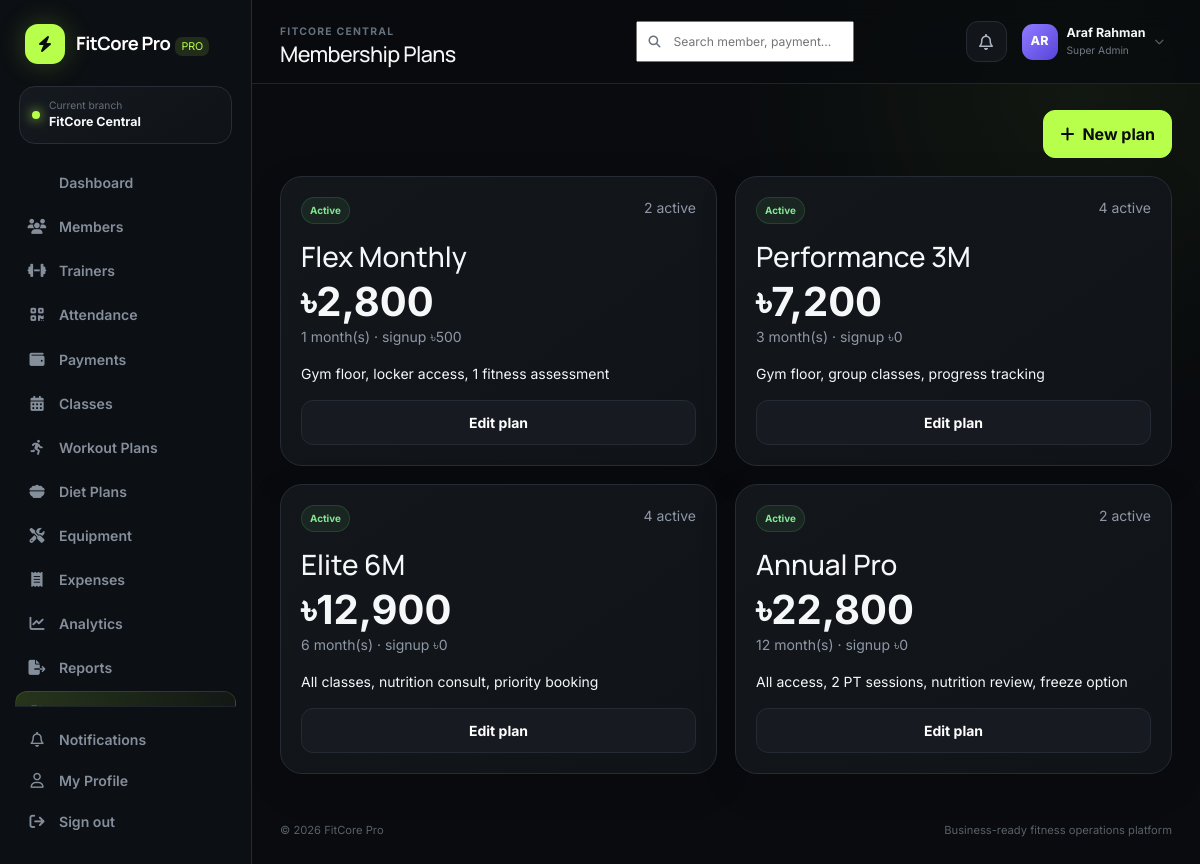
Screenshot of /app/plans.php (signed in) with the database file from the repository.
### tables this page shows
CREATE TABLE branches (
  id INT UNSIGNED AUTO_INCREMENT PRIMARY KEY,
  name VARCHAR(120) NOT NULL,
  code VARCHAR(20) NOT NULL UNIQUE,
  address VARCHAR(255), phone VARCHAR(40),
  status ENUM('active','inactive') DEFAULT 'active',
  created_at TIMESTAMP DEFAULT CURRENT_TIMESTAMP
);

CREATE TABLE membership_plans (
  id INT UNSIGNED AUTO_INCREMENT PRIMARY KEY,
  branch_id INT UNSIGNED NULL,
  name VARCHAR(100) NOT NULL,
  duration_months INT NOT NULL,
  price DECIMAL(12,2) NOT NULL DEFAULT 0,
  signup_fee DECIMAL(12,2) NOT NULL DEFAULT 0,
  features TEXT,
  status ENUM('active','inactive') DEFAULT 'active',
  FOREIGN KEY (branch_id) REFERENCES branches(id) ON DELETE CASCADE
);

### config/app.php (called while the page is built, shortened)
<?php
function env(string $key, ?string $default = null): ?string {
    $value = getenv($key);
    return $value === false ? $default : $value;
}
function app_base_path(): string {
    static $base = null;
    if ($base !== null) return $base;
    $forced = env('APP_BASE_PATH');
    $projectRoot = realpath(dirname(__DIR__)) ?: dirname(__DIR__);
    $docRoot = realpath($_SERVER['DOCUMENT_ROOT'] ?? '') ?: ($_SERVER['DOCUMENT_ROOT'] ?? '');
    if ($docRoot && str_starts_with(str_replace('\\','/',$projectRoot), str_replace('\\','/',$docRoot))) {
        $relative = trim(str_replace('\\','/', substr($projectRoot, strlen($docRoot))), '/');
        return $base = $relative ? '/' . $relative : '';
    }
    return $base = '';
}
function url(string $path = ''): string {
    return app_base_path() . ($path ? '/' . ltrim($path, '/') : '');
}

### includes/functions.php (called while the page is built, shortened)
<?php
require_once __DIR__ . '/../config/database.php';
function e(?string $value): string { return htmlspecialchars($value ?? '', ENT_QUOTES, 'UTF-8'); }
function initials(string $name): string { $p=preg_split('/\s+/', trim($name)); return strtoupper(substr($p[0]??'U',0,1).substr($p[1]??'',0,1)); }
function query_value(string $sql, array $params=[]): mixed {
    $s=db()->prepare($sql); $s->execute($params); return $s->fetchColumn();
}
function query_all(string $sql, array $params=[]): array {
    $s=db()->prepare($sql); $s->execute($params); return $s->fetchAll();
}
function setting(string $key, mixed $default=null): mixed {
    static $settings = null;
    if ($settings === null) {
        $settings = [];
        try {
            foreach (query_all('SELECT setting_key,setting_value FROM system_settings') as $row) {
                $settings[$row['setting_key']] = $row['setting_value'];
            }
        } catch (Throwable $e) {
            $settings = [];
        }
    }
    return array_key_exists($key,$settings) ? $settings[$key] : $default;
}
function money(float|int|string|null $value): string {
    return (string)setting('currency_symbol','৳') . number_format((float)$value, 0);
}
function status_badge(string $status): string {
    return match(strtolower($status)) {
        'active','paid','good','completed','available','healthy','attended' => 'success',
        'pending','due','maintenance','warning','at risk','frozen','waitlist','paused' => 'warning',
        'expired','inactive','failed','damaged','cancelled','high risk','refunded' => 'danger',
        default => 'secondary',
    };
}
function current_branch_id(): int {
    $user = $_SESSION['user'] ?? [];
    return (int)($_SESSION['branch_id'] ?? $user['branch_id'] ?? 1);
}
function branch_name(?int $id=null): string {
    $id = $id ?: current_branch_id();
    return (string)(query_value('SELECT name FROM branches WHERE id=?', [$id]) ?: 'Main Branch');
}

### config/database.php (called while the page is built)
<?php
require_once __DIR__ . '/app.php';
function db(): PDO {
    static $pdo = null;
    if ($pdo instanceof PDO) return $pdo;
    $host = env('DB_HOST', '127.0.0.1');
    $port = env('DB_PORT', '3306');
    $name = env('DB_NAME', 'fitcore_pro');
    $user = env('DB_USER', 'root');
    $pass = env('DB_PASS', '');
    $charset = 'utf8mb4';
    $dsn = "mysql:host={$host};port={$port};dbname={$name};charset={$charset}";
    try {
        $pdo = new PDO($dsn, $user, $pass, [
            PDO::ATTR_ERRMODE => PDO::ERRMODE_EXCEPTION,
            PDO::ATTR_DEFAULT_FETCH_MODE => PDO::FETCH_ASSOC,
            PDO::ATTR_EMULATE_PREPARES => false,
        ]);
    } catch (PDOException $e) {
        http_response_code(500);
        $safeMessage = htmlspecialchars($e->getMessage(), ENT_QUOTES, 'UTF-8');
        echo '<!doctype html><html><head><meta charset="utf-8"><title>Database setup</title><style>body{font-family:system-ui;background:#0b0d10;color:#fff;padding:40px}.box{max-width:760px;margin:auto;background:#15181d;padding:28px;border-radius:20px;border:1px solid #2a2f37}code{color:#b8ff58}</style></head><body><div class="box"><h2>FitCore Pro database is not connected</h2><p>Import <code>database/fitcore.sql</code>, then copy <code>.env.example</code> to <code>.env</code> and update the database values.</p><p><small>' . $safeMessage . '</small></p></div></body></html>';
        exit;
    }
    return $pdo;
}

### includes/auth.php (called while the page is built, shortened)
<?php
require_once __DIR__ . '/functions.php';
function user(): array { return $_SESSION['user'] ?? []; }

### app/plans.php (the view, shortened to what this page needs)
<?php
require_once __DIR__.'/../includes/auth.php';require_role(['super_admin','manager']);$bid=current_branch_id();
$plans=query_all("SELECT p.*,(SELECT COUNT(*) FROM members m WHERE m.membership_plan_id=p.id AND m.status='active' AND m.membership_end>=CURDATE()) active_members FROM membership_plans p ORDER BY p.status='active' DESC,p.price");
$pageTitle='Membership Plans';include __DIR__.'/../includes/header.php';?>
<div class="page-actions"><button class="btn btn-primary" data-bs-toggle="modal" data-bs-target="#addPlan"><i class="fa-solid fa-plus me-2"></i>New plan</button></div>
<div class="grid-3"><?php foreach($plans as $p):?><div class="panel"><div class="d-flex justify-content-between"><span class="badge-soft badge-<?= status_badge($p['status']) ?>"><?= e(ucfirst($p['status'])) ?></span><span class="text-muted small"><?= (int)$p['active_members'] ?> active</span></div><h3 class="mt-3 mb-1" style="font-family:Manrope"><?= e($p['name']) ?></h3><div class="display-6 fw-bold"><?= money($p['price']) ?></div><p class="text-muted small"><?= (int)$p['duration_months'] ?> month(s) · signup <?= money($p['signup_fee']) ?></p><p class="small"><?= e($p['features']) ?></p><button class="btn btn-dark btn-sm w-100" data-bs-toggle="modal" data-bs-target="#editPlan<?= $p['id'] ?>">Edit plan</button></div>
<?php endforeach;?></div>
<?php include __DIR__.'/../includes/footer.php';?>

### includes/header.php (shortened to what this page needs)
<?php
require_once __DIR__ . '/auth.php';
$pageTitle = $pageTitle ?? 'Dashboard';
$unread=(int)query_value('SELECT COUNT(*) FROM notifications WHERE branch_id=? AND is_read=0 AND (user_id IS NULL OR user_id=?)',[current_branch_id(),user()['id']]);
?>
<!doctype html><html lang="en"><head>
<title><?= e($pageTitle) ?> · <?= e(setting('company_name',APP_NAME)) ?></title>
<link href="https://cdn.jsdelivr.net/npm/bootstrap@5.3.3/dist/css/bootstrap.min.css" rel="stylesheet">
<link href="https://cdnjs.cloudflare.com/ajax/libs/font-awesome/6.6.0/css/all.min.css" rel="stylesheet">
<link href="<?= url('assets/css/style.css') ?>" rel="stylesheet">
</head><body class="app-body">
<?php include __DIR__.'/sidebar.php'; ?>
<main class="main-shell">
<header class="topbar">
  <div class="topbar-title"><span class="eyebrow"><?= e(branch_name()) ?></span><h1><?= e($pageTitle) ?></h1></div>
  <div class="topbar-actions">
    <form class="top-search" action="<?= url('app/search.php') ?>" method="get"><i class="fa-solid fa-magnifying-glass"></i><input name="q" placeholder="Search member, payment..." aria-label="Global search"></form>
    <a class="icon-btn" href="<?= url('app/notifications.php') ?>"><i class="fa-regular fa-bell"></i><?php if($unread): ?><span class="notify-dot"></span><?php endif; ?></a>
    <div class="user-chip">
      <div class="avatar"><?= e(initials(user()['name']??'User')) ?></div>
      <div><strong><?= e(user()['name']??'User') ?></strong><small><?= e(ucwords(str_replace('_',' ',user()['role']??''))) ?></small></div>
      <i class="fa-solid fa-chevron-down"></i>
    </div>
  </div>
</header>
<section class="content-wrap">

### includes/sidebar.php
<?php
$active = basename($_SERVER['PHP_SELF']);
$role = user()['role'] ?? '';
$nav = [
 ['dashboard.php','fa-grid-2','Dashboard',['super_admin','manager','receptionist','trainer','accountant']],
 ['members.php','fa-users','Members',['super_admin','manager','receptionist','trainer']],
 ['trainers.php','fa-dumbbell','Trainers',['super_admin','manager','receptionist']],
 ['attendance.php','fa-qrcode','Attendance',['super_admin','manager','receptionist','trainer']],
 ['payments.php','fa-wallet','Payments',['super_admin','manager','receptionist','accountant']],
 ['classes.php','fa-calendar-days','Classes',['super_admin','manager','receptionist','trainer']],
 ['workouts.php','fa-person-running','Workout Plans',['super_admin','manager','trainer']],
 ['diet_plans.php','fa-bowl-food','Diet Plans',['super_admin','manager','trainer']],
 ['equipment.php','fa-screwdriver-wrench','Equipment',['super_admin','manager']],
 ['expenses.php','fa-receipt','Expenses',['super_admin','manager','accountant']],
 ['analytics.php','fa-chart-line','Analytics',['super_admin','manager','accountant']],
 ['reports.php','fa-file-export','Reports',['super_admin','manager','accountant']],
 ['plans.php','fa-tags','Membership Plans',['super_admin','manager']],
 ['branches.php','fa-code-branch','Branches',['super_admin']],
 ['audit_logs.php','fa-clock-rotate-left','Audit Logs',['super_admin']],
 ['settings.php','fa-sliders','Settings',['super_admin']],
];
?>
<aside class="sidebar" id="sidebar">
  <a class="brand" href="<?= url('app/dashboard.php') ?>">
    <span class="brand-mark"><i class="fa-solid fa-bolt"></i></span>
    <span><strong><?= e(setting('company_name','FitCore Pro')) ?></strong><em>PRO</em></span>
  </a>
  <div class="branch-pill"><span class="dot"></span><div><small>Current branch</small><strong><?= e(branch_name()) ?></strong></div></div>
  <nav>
    <?php foreach($nav as [$file,$icon,$label,$roles]): if(!in_array($role,$roles,true)) continue; ?>
      <a class="nav-link <?= $active===$file?'active':'' ?>" href="<?= url('app/'.$file) ?>"><i class="fa-solid <?= $icon ?>"></i><span><?= e($label) ?></span></a>
    <?php endforeach; ?>
  </nav>
  <div class="sidebar-bottom">
    <a class="nav-link <?= $active==='notifications.php'?'active':'' ?>" href="<?= url('app/notifications.php') ?>"><i class="fa-regular fa-bell"></i><span>Notifications</span></a>
    <a class="nav-link <?= $active==='profile.php'?'active':'' ?>" href="<?= url('app/profile.php') ?>"><i class="fa-regular fa-user"></i><span>My Profile</span></a>
    <a class="nav-link logout" href="<?= url('auth/logout.php') ?>"><i class="fa-solid fa-arrow-right-from-bracket"></i><span>Sign out</span></a>
  </div>
</aside>

### rows the page displays
branches: name "FitCore Central", name "FITCORE CENTRAL"
membership_plans: status "Active", active_members "2", name "Flex Monthly", price "৳2,800", duration_months "1", signup_fee "৳500", features "Gym floor, locker access, 1 fitness assessment"
membership_plans: status "Active", active_members "4", name "Performance 3M", price "৳7,200", duration_months "3", signup_fee "৳0", features "Gym floor, group classes, progress tracking"
membership_plans: status "Active", active_members "4", name "Elite 6M", price "৳12,900", duration_months "6", signup_fee "৳0", features "All classes, nutrition consult, priority booking"
membership_plans: status "Active", active_members "2", name "Annual Pro", price "৳22,800", duration_months "12", signup_fee "৳0", features "All access, 2 PT sessions, nutrition review, freeze option"

### other values shown
setting('company_name','FitCore Pro') "FitCore Pro"
$label "Dashboard"
$label "Members"
$label "Trainers"
$label "Attendance"
$label "Payments"
$label "Classes"
$label "Workout Plans"
$label "Diet Plans"
$label "Equipment"
$label "Expenses"
$label "Analytics"
$label "Reports"
$pageTitle "Membership Plans"
initials(user()['name']??'User') "AR"
